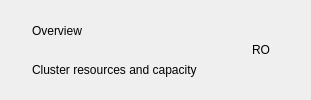
          <widget class="QFrame" name="pageHeader">
           <layout class="QHBoxLayout" name="pageHeaderLayout">
            <property name="leftMargin">
             <number>32</number>
            </property>
            <property name="topMargin">
             <number>12</number>
            </property>
            <property name="rightMargin">
             <number>32</number>
            </property>
            <property name="bottomMargin">
             <number>12</number>
            </property>
            <item>
             <layout class="QVBoxLayout" name="titleBlock">
              <property name="spacing">
               <number>3</number>
              </property>
              <item>
               <widget class="QLabel" name="pageTitle">
                <property name="text">
                 <string>Overview</string>
                </property>
               </widget>
              </item>
              <item>
               <widget class="QLabel" name="pageSubtitle">
                <property name="text">
                 <string>Cluster resources and capacity</string>
                </property>
                <property name="variant" stdset="0">
                 <string notr="true">muted</string>
                </property>
               </widget>
              </item>
             </layout>
            </item>
            <item>
             <spacer name="pageHeaderSpacer">
              <property name="orientation">
               <enum>Qt::Orientation::Horizontal</enum>
              </property>
              <property name="sizeHint" stdset="0">
               <size>
                <width>40</width>
                <height>20</height>
               </size>
              </property>
             </spacer>
            </item>
            <item>
             <widget class="QLabel" name="profileBadge">
              <property name="minimumSize">
               <size>
                <width>36</width>
                <height>36</height>
               </size>
              </property>
              <property name="maximumSize">
               <size>
                <width>36</width>
                <height>36</height>
               </size>
              </property>
              <property name="text">
               <string notr="true">RO</string>
              </property>
              <property name="alignment">
               <set>Qt::AlignmentFlag::AlignCenter</set>
              </property>
             </widget>
            </item>
           </layout>
          </widget>
